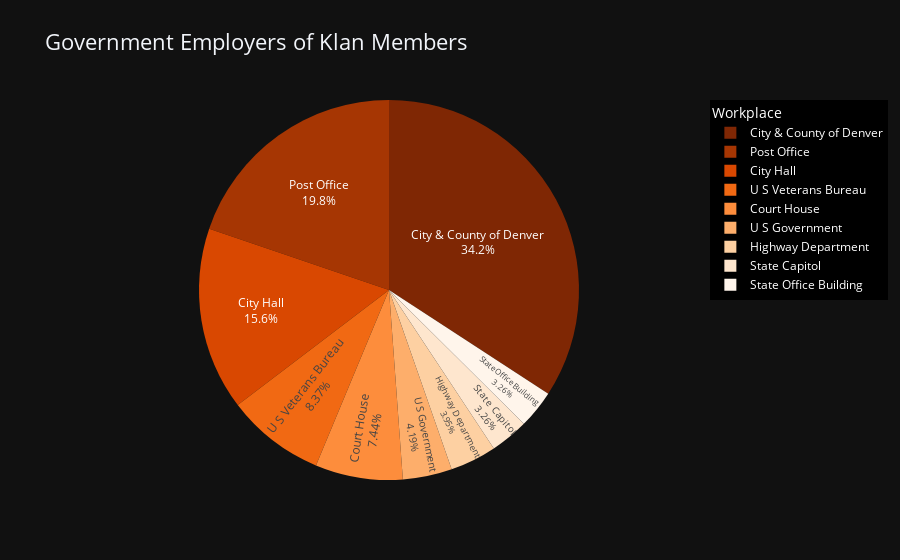

Notebook cell for this chart:
### Code cell
fig = px.pie(
    gov_df,
    names="Workplace",
    values="Count",
    title="Government Employers of Klan Members",
    template="plotly_dark",
    color_discrete_sequence=px.colors.sequential.Oranges_r
)

fig.update_traces(
    textinfo="percent+label",
    textposition="inside"
)

fig.update_layout(
    title_font=dict(size=22),
    legend_title_text="Workplace",
    legend=dict(
        bgcolor="black",
        font=dict(color="white")
    )
)

fig.show()

### Figure 1 — Plotly figure (JSON) as saved in the notebook; plotly's stock layout.template omitted (floating-point values rounded to 4 significant figures)
{"data": [{"domain": {"x": [0, 1], "y": [0, 1]}, "hovertemplate": "Workplace=%{label}<br>Count=%{value}<extra></extra>", "labels": ["City & County of Denver", "City Hall", "Court House", "Highway Department", "Post Office", "State Capitol", "State Office Building", "U S Government", "U S Veterans Bureau"], "legendgroup": "", "name": "", "showlegend": true, "textinfo": "percent+label", "textposition": "inside", "type": "pie", "values": [147, 67, 32, 17, 85, 14, 14, 18, 36]}], "layout": {"autosize": true, "legend": {"bgcolor": "black", "font": {"color": "white"}, "title": {"text": "Workplace"}, "tracegroupgap": 0}, "piecolorway": ["rgb(127,39,4)", "rgb(166,54,3)", "rgb(217,72,1)", "rgb(241,105,19)", "rgb(253,141,60)", "rgb(253,174,107)", "rgb(253,208,162)", "rgb(254,230,206)", "rgb(255,245,235)"], "title": {"font": {"size": 22}, "text": "Government Employers of Klan Members"}}}
